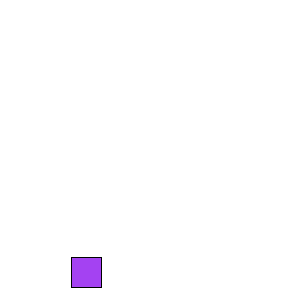
Frame 1 (no input)
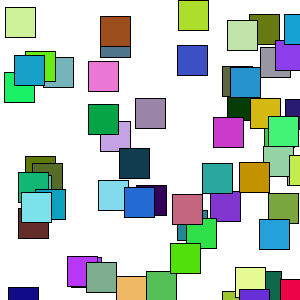
Frame 60 (the mouse pressed at the canvas centre just before this capture)
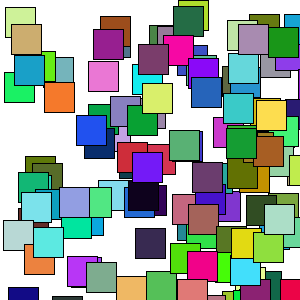
Frame 120 (the mouse held since frame 60 and released just before this capture)

The Processing sketch that drew these frames (run headless with seeded random() and noise(); from frame 60 on, the mouse is pressed at the canvas centre):

// Processing sketch: processing_130963
// ── processing_130963.pde

void setup(){
  size(300, 300);
  background(255);
}
void draw(){
  fill(random(255), random(255), random(255));
  rect(random(300), random(300), 30, 30);
}
